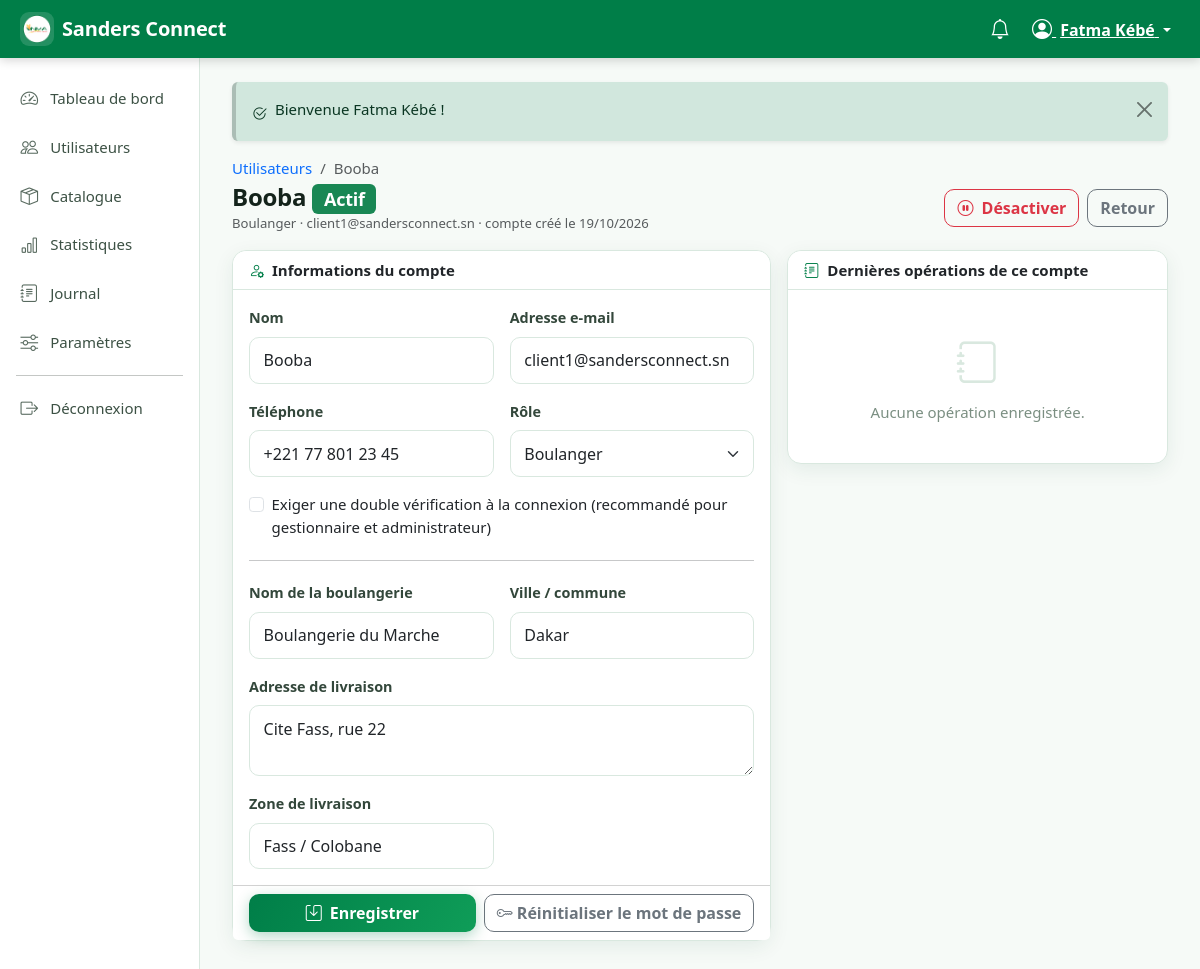
Page /index.php?r=administrateur/utilisateur&id=4 (signed in) on the committed database.
### tables this page shows
CREATE TABLE utilisateur (
    id                  INT UNSIGNED AUTO_INCREMENT PRIMARY KEY,
    nom                 VARCHAR(150)        NOT NULL,
    email               VARCHAR(190)        NOT NULL UNIQUE,
    telephone           VARCHAR(30)         DEFAULT NULL,
    mot_de_passe        VARCHAR(255)        NOT NULL,            
    role                ENUM('boulanger','gestionnaire','administrateur') NOT NULL DEFAULT 'boulanger',
    actif               TINYINT(1)          NOT NULL DEFAULT 0,  
    double_verification TINYINT(1)          NOT NULL DEFAULT 0,  
    code_securite       VARCHAR(255)        DEFAULT NULL,        
    tentatives_connexion TINYINT UNSIGNED   NOT NULL DEFAULT 0,
    bloque_jusqua       DATETIME            DEFAULT NULL,
    reset_token         VARCHAR(64)         DEFAULT NULL,
    reset_expire_le     DATETIME            DEFAULT NULL,
    derniere_connexion  DATETIME            DEFAULT NULL,
    cree_le             DATETIME            NOT NULL DEFAULT CURRENT_TIMESTAMP,
    maj_le              DATETIME            NOT NULL DEFAULT CURRENT_TIMESTAMP ON UPDATE CURRENT_TIMESTAMP,
    INDEX idx_user_role (role, actif)
);

CREATE TABLE boulanger (
    id                  INT UNSIGNED AUTO_INCREMENT PRIMARY KEY,
    utilisateur_id      INT UNSIGNED        NOT NULL UNIQUE,
    nom_boulangerie     VARCHAR(190)        NOT NULL,
    adresse             VARCHAR(255)        NOT NULL,
    ville               VARCHAR(100)        NOT NULL DEFAULT 'Dakar',
    zone_livraison      VARCHAR(100)        DEFAULT NULL,
    cree_le             DATETIME            NOT NULL DEFAULT CURRENT_TIMESTAMP,
    CONSTRAINT fk_boulanger_user FOREIGN KEY (utilisateur_id)
        REFERENCES utilisateur(id) ON DELETE CASCADE
);

### app/views/admin/utilisateur.php (the view, shortened to what the rows shown need)
<?php
$estBoulanger = $compte['role'] === 'boulanger';
?>
<nav aria-label="fil d'ariane">
    <ol class="breadcrumb small mb-1">
        <li class="breadcrumb-item"><a href="<?= e(url('administrateur/utilisateurs')) ?>">Utilisateurs</a></li>
        <li class="breadcrumb-item active" aria-current="page"><?= e($compte['nom']) ?></li>
    </ol>
</nav>
<div class="d-flex flex-wrap justify-content-between align-items-center gap-2 mb-3">
    <div>
        <h1 class="h4 fw-bold mb-0">
            <?= e($compte['nom']) ?>
            <span class="badge text-bg-<?= (int) $compte['actif'] === 1 ? 'success' : 'secondary' ?>">
                <?= (int) $compte['actif'] === 1 ? 'Actif' : 'Inactif' ?>
            </span>
        </h1>
        <p class="text-muted small mb-0">
            <?= e(ucfirst($compte['role'])) ?> · <?= e($compte['email']) ?> · compte créé le <?= e(date_fr($compte['cree_le'])) ?>
        </p>
    </div>
</div>
<div class="row g-3">
    <div class="col-12 col-lg-7">
        <form method="post" action="<?= e(url('administrateur/utilisateur/modifier')) ?>" class="card">
            <div class="card-body">
                <div class="row g-3">
                    <div class="col-12 col-md-6">
                        <label class="form-label" for="nom">Nom</label>
                        <input type="text" class="form-control" id="nom" name="nom" required maxlength="150"
                               value="<?= e($compte['nom']) ?>">
                    </div>
                    <div class="col-12 col-md-6">
                        <label class="form-label" for="email">Adresse e-mail</label>
                        <input type="email" class="form-control" id="email" name="email" required value="<?= e($compte['email']) ?>">
                    </div>
                    <div class="col-12 col-md-6">
                        <label class="form-label" for="telephone">Téléphone</label>
                        <input type="tel" class="form-control" id="telephone" name="telephone" maxlength="30"
                               value="<?= e($compte['telephone'] ?? '') ?>">
                    </div>
                    <div class="col-12 col-md-6">
                        <label class="form-label" for="role">Rôle</label>
                        <select class="form-select" id="role" name="role" required>
                            <?php foreach (['boulanger', 'gestionnaire', 'administrateur'] as $role): ?>
                                <option value="<?= e($role) ?>" <?= $compte['role'] === $role ? 'selected' : '' ?>>
                                    <?= e(ucfirst($role)) ?>
                                </option>
                            <?php endforeach; ?>
                        </select>
                    </div>
                    <div class="col-12">
                        <div class="form-check">
                            <input class="form-check-input" type="checkbox" value="1" id="double_verification"
                                   name="double_verification" <?= (int) $compte['double_verification'] === 1 ? 'checked' : '' ?>>
                            <label class="form-check-label" for="double_verification">
                                Exiger une double vérification à la connexion (recommandé pour gestionnaire et administrateur)
                            </label>
                        </div>
                    </div>
                    <?php if ($estBoulanger): ?>
                        <div class="col-12"><hr class="my-1"></div>
                        <div class="col-12 col-md-6">
                            <label class="form-label" for="nom_boulangerie">Nom de la boulangerie</label>
                            <input type="text" class="form-control" id="nom_boulangerie" name="nom_boulangerie" maxlength="190"
                                   value="<?= e($compte['nom_boulangerie'] ?? '') ?>">
                        </div>
                        <div class="col-12 col-md-6">
                            <label class="form-label" for="ville">Ville / commune</label>
                            <input type="text" class="form-control" id="ville" name="ville" maxlength="100"
                                   value="<?= e($compte['boulanger_ville'] ?? 'Dakar') ?>">
                        </div>
                        <div class="col-12">
                            <label class="form-label" for="adresse">Adresse de livraison</label>
                            <textarea class="form-control" id="adresse" name="adresse" rows="2"
                                      maxlength="255"><?= e($compte['boulanger_adresse'] ?? '') ?></textarea>
                        </div>
                        <div class="col-12 col-md-6">
                            <label class="form-label" for="zone_livraison">Zone de livraison</label>
                            <input type="text" class="form-control" id="zone_livraison" name="zone_livraison" maxlength="100"
                                   value="<?= e($compte['zone_livraison'] ?? '') ?>">
                        </div>
                    <?php endif; ?>
                </div>
            </div>
        </form>
    </div>
</div>

### app/views/layouts/app.php (shortened to what the rows shown need)
<?php
$role        = $utilisateur['role'] ?? 'boulanger';
?>
<!doctype html>
<html lang="fr">
<head>
    <link href="https://cdn.jsdelivr.net/npm/bootstrap@5.3.3/dist/css/bootstrap.min.css" rel="stylesheet"
>
    <link href="https://cdn.jsdelivr.net/npm/bootstrap-icons@1.11.3/font/bootstrap-icons.min.css" rel="stylesheet">
    <link href="<?= e(asset('assets/css/app.css')) ?>" rel="stylesheet">
</head>
<body class="sc-app role-<?= e($role) ?>">
<nav class="navbar sc-navbar sticky-top">
    <div class="container-fluid">
        <div class="d-flex align-items-center gap-1 ms-auto">
            <div class="dropdown">
                <button class="btn btn-link text-white dropdown-toggle px-2" type="button" data-bs-toggle="dropdown"
                        aria-expanded="false">
                    <i class="bi bi-person-circle fs-5"></i>
                    <span class="d-none d-md-inline ms-1"><?= e(mb_substr((string) $utilisateur['nom'], 0, 18)) ?></span>
                </button>
            </div>
        </div>
    </div>
</nav>
<div class="container-fluid">
    <div class="row">
        <main class="col-lg-10 sc-content pb-5">
            <?= $contenu ?>
        </main>
    </div>
</div>
</body>
</html>

### rows in the picture
utilisateur: nom "Fatma Kébé"
boulanger: utilisateur.nom "Booba", utilisateur.role "Boulanger", utilisateur.email "client1@sandersconnect.sn", utilisateur.cree_le "19/10/2026", nom "Booba", email "client1@sandersconnect.sn", telephone "+221 77 801 23 45", nom_boulangerie "Boulangerie du Marche", ville "Dakar", adresse "Cite Fass, rue 22", zone_livraison "Fass / Colobane"
utilisateur: role "Boulanger"

### other values in the picture
APP_NAME "Sanders Connect"
$libelle "Tableau de bord"
$libelle "Utilisateurs"
$libelle "Catalogue"
$libelle "Statistiques"
$libelle "Journal"
$libelle "Paramètres"
$msg['message'] "Bienvenue Fatma Kébé !"
